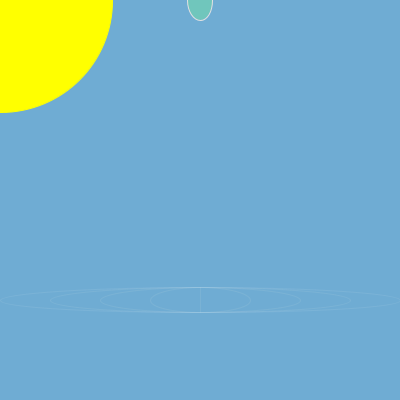
Frame 1 (no input)
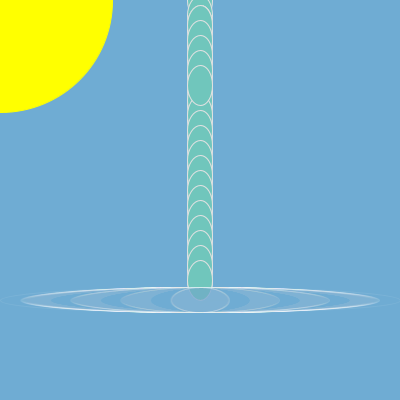
Frame 60 (the mouse pressed at the canvas centre just before this capture)
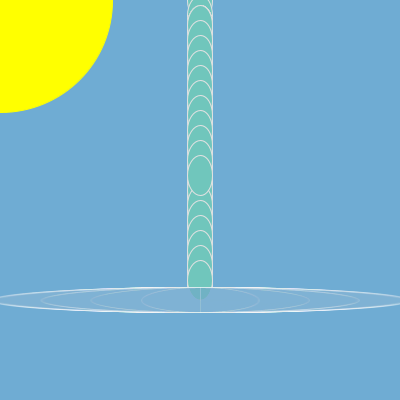
Frame 120 (the mouse held since frame 60 and released just before this capture)

The Processing sketch that drew these frames (run headless with seeded random() and noise(); from frame 60 on, the mouse is pressed at the canvas centre):

// Processing sketch: processing_70379
// ── processing_70379.pde

// Wendy Chuyi Liu, Gold Fish, Mods 16/17
// http://besttoshow.webs.com/

int diameter = 0;
int diameter2 = 100;
int diameter3 = 200;
int diameter4 = 300;
int diameter5 = 400;
int y = 0;
void setup()
{
  size(400,400);
  background(111,172,211);
  fill(255,255,0);
  stroke(255,255,0);
  ellipse (0,0,225,225);
}
void draw()
{
  fill(111,172,211,15);
  stroke(255,255,255,20);
  ellipse(200,300, diameter, 25);
  diameter = diameter + 1;
  if (diameter > 400)
  {
    diameter = 0;
  }
  ellipse (200,300,diameter2,25);
  diameter2 = diameter2 +1;
  if(diameter2 > 400)
  {
    diameter2 = 0;
  }
  ellipse (200,300,diameter3,25);
  diameter3 = diameter3 + 1;
  if (diameter3 > 400)
  {
    diameter3 = 0;
  }
  ellipse(200,300,diameter4,25);
  diameter4 = diameter4 + 1;
  if(diameter4 > 400)
  {
    diameter = 0;
  }
  ellipse(200,300,diameter5,25);
  diameter5 = diameter5 + 1;
  if (diameter5 > 400)
  {
    diameter5 = 0;
  }
  
  //water dropping
  
  fill( 112,198,188);
  stroke(225,225,225);
  ellipse (200,y,25,40);
  y = y + 15;


  if( y > 280)
  {
    y = 25;
  }
}
